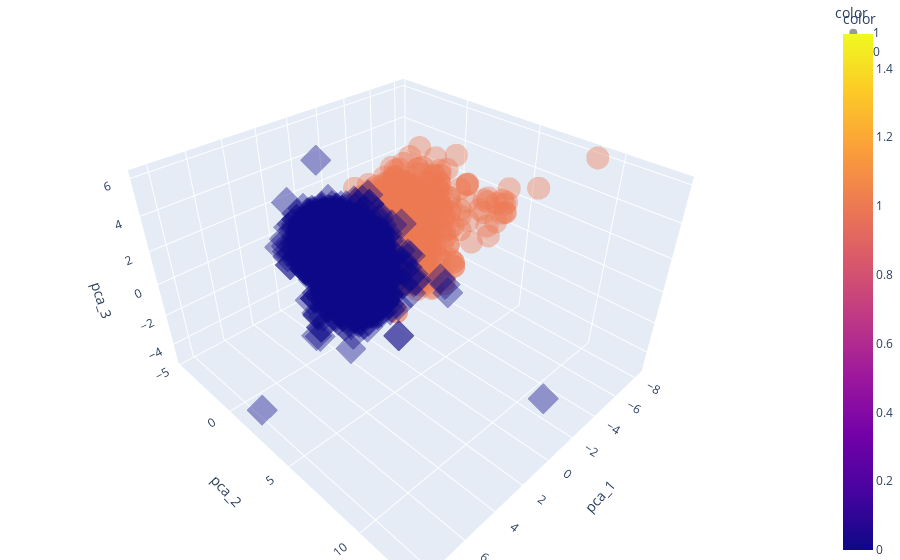

Notebook code cell kept with this figure:
### Markdown cell above
#### plotly로 시각화

### Code cell
import plotly.express as px

fig = px.scatter_3d(pca_wine_plot,
                   x='pca_1', y='pca_2', z='pca_3',
                   color='color', symbol='color',
                   opacity=0.4)
fig.update_layout(margin=dict(l=0, r=0, b=0, t=0))
fig.show()

### Figure 1 — Plotly figure (JSON) as saved in the notebook; plotly's stock layout.template omitted (floating-point values rounded to 4 significant figures; data arrays with more than 128 entries replaced by an {"elided": "..."} marker saying what was removed)
{"data": [{"hovertemplate": "color=%{marker.color}<br>pca_1=%{x}<br>pca_2=%{y}<br>pca_3=%{z}<extra></extra>", "legendgroup": "1", "marker": {"color": {"elided": "1599 int values"}, "coloraxis": "coloraxis", "opacity": 0.4, "symbol": "circle"}, "mode": "markers", "name": "1", "scene": "scene", "showlegend": true, "type": "scatter3d", "x": {"elided": "1599 float values"}, "y": {"elided": "1599 float values"}, "z": {"elided": "1599 float values"}}, {"hovertemplate": "color=%{marker.color}<br>pca_1=%{x}<br>pca_2=%{y}<br>pca_3=%{z}<extra></extra>", "legendgroup": "0", "marker": {"color": {"elided": "4898 int values"}, "coloraxis": "coloraxis", "opacity": 0.4, "symbol": "diamond"}, "mode": "markers", "name": "0", "scene": "scene", "showlegend": true, "type": "scatter3d", "x": {"elided": "4898 float values"}, "y": {"elided": "4898 float values"}, "z": {"elided": "4898 float values"}}], "layout": {"coloraxis": {"colorbar": {"title": {"text": "color"}}, "colorscale": [[0, "#0d0887"], [0.1111, "#46039f"], [0.2222, "#7201a8"], [0.3333, "#9c179e"], [0.4444, "#bd3786"], [0.5556, "#d8576b"], [0.6667, "#ed7953"], [0.7778, "#fb9f3a"], [0.8889, "#fdca26"], [1, "#f0f921"]]}, "legend": {"title": {"text": "color"}, "tracegroupgap": 0}, "margin": {"b": 0, "l": 0, "r": 0, "t": 0}, "scene": {"domain": {"x": [0, 1], "y": [0, 1]}, "xaxis": {"title": {"text": "pca_1"}}, "yaxis": {"title": {"text": "pca_2"}}, "zaxis": {"title": {"text": "pca_3"}}}}}
